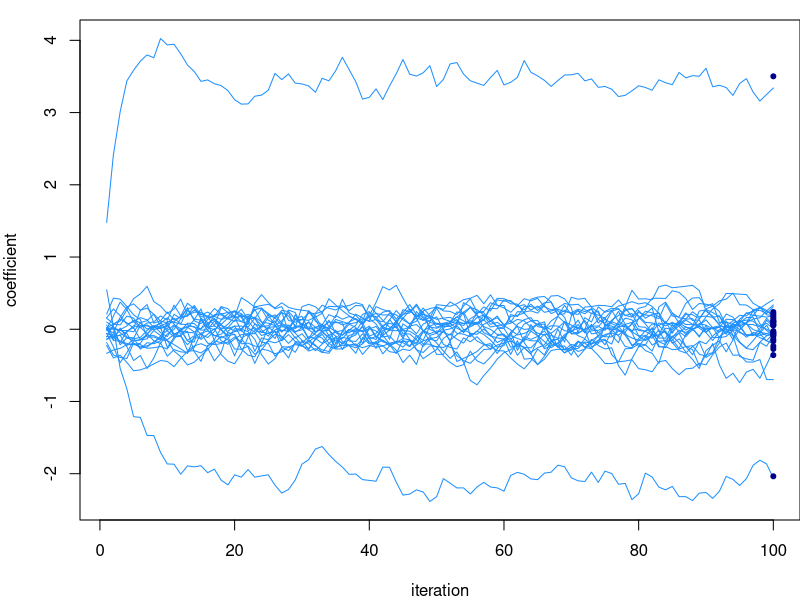
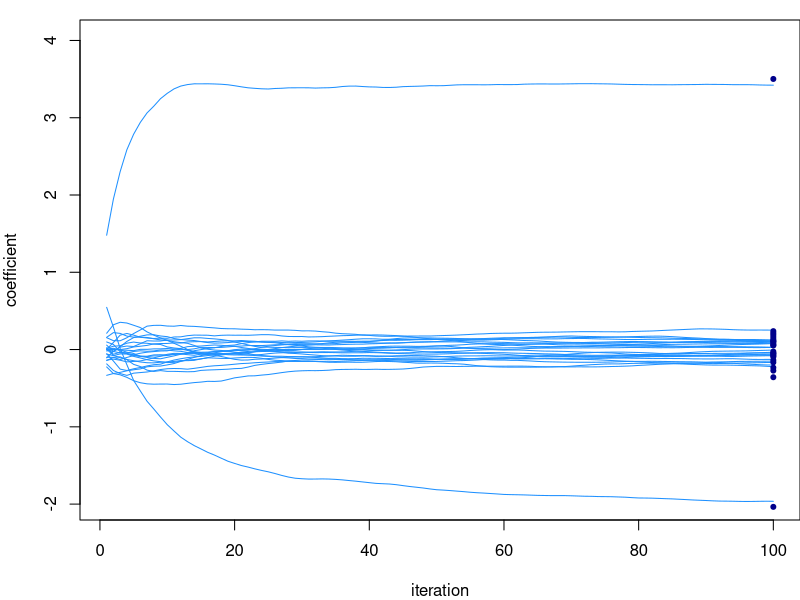

These charts were generated, in order, by the following R code:
## ---- chunk 1
library(MASS)
## ---- chunk 2
set.seed(3)
## ---- chunk 3
# Simulate n data points from a ridge regression model with p inputs.
# Other parameters: p1, the number of nonzero coefficients to simulate
# (should not be greater than p); s, the residual standard deviation
# (s.d.); s0, the prior s.d. used to simulate the nonzero
# coefficients; and r, the correlation among the inputs.
sim_ridge_data <- function (n, p, p1, s, s0, r) {
  R <- matrix(r,p,p)
  diag(R) <- 1
  X <- mvrnorm(n,rep(0,p),R)
  X <- scale(X,center = TRUE,scale = FALSE)
  b <- rep(0,p)
  b[1:p1] <- rnorm(p1,sd = s0)
  y <- X %*% b + rnorm(n,sd = s)
  y <- drop(scale(y,center = TRUE,scale = FALSE))
  return(list(X = X,y = y,b = b))
}
## ---- chunk 4
n   <- 80
p   <- 24
s   <- 0.6
s0  <- 3
r   <- 0.8
sim <- sim_ridge_data(n,p,2,s,s0,r)
X   <- sim$X
y   <- sim$y
## ---- chunk 5
# Perform "niter" Gibbs sampling updates for each input variable in
# the ridge regression model with data X, y. The Markov chain is
# initialized to "b".
ridge_gs <- function (X, y, s, s0, niter, b = rep(0,ncol(X))) {
  p  <- length(b)
  B  <- matrix(0,p,niter)
  XX <- crossprod(X)
  xy <- drop(crossprod(X,y))
  for (i in 1:niter) {
    for (j in 1:p) {
      v    <- 1/(XX[j,j]/s^2 + 1/s0^2)
      mu   <- v * (xy[j] - sum(XX[j,-j]*b[-j]))/s^2
      b[j] <- rnorm(1,mu,sqrt(v))
    }
    B[,i] <- b
  }
  return(B)
}

# Return the posterior distribution for the ridge regression model
# given data X, y.
ridge_post <- function (X, y, s, s0) {
  p <- ncol(X)
  lambda <- (s/s0)^2
  V <- s^2 * solve(crossprod(X) + lambda*diag(p))
  b <- drop(V %*% crossprod(X,y)/s^2)
  return(list(mean = b,var = diag(V)))
}

# This function is used to view how the parameter estimates change
# over time in the running of an inference algorithm (e.g.,
# MCMC). Input B is a p x niter matrix where p is the number of
# parameters and niter is the number of iterations performed.
# When show_average = TRUE, a running average is shown instead of
# the actual values in the B matrix.
plot_params_over_time <- function (B, show_average = FALSE) {
  p     <- nrow(B)
  niter <- ncol(B)
  if (show_average)
    B[1,] <- cumsum(B[1,])/1:niter
  plot(1:niter,B[1,],type = "l",lwd = 1,col = "dodgerblue",
       ylim = range(B),xlab = "iteration",ylab = "coefficient")
  for (j in 2:p) {
    if (show_average)
      B[j,] <- cumsum(B[j,])/1:niter
    lines(1:niter,B[j,],lwd = 1,col = "dodgerblue")
  }
}
## ---- chunk 6
niter <- 100
B <- ridge_gs(X,y,s,s0,niter)
## ---- chunk 7
par(mar = c(4,4,1,0))
plot_params_over_time(B)
post <- ridge_post(X,y,s,s0)
points(rep(niter,p),post$mean,pch = 20,col = "darkblue",cex = 1)
## ---- chunk 8
par(mar = c(4,4,1,0))
plot_params_over_time(B,show_average = TRUE)
points(rep(niter,p),post$mean,pch = 20,col = "darkblue",cex = 1)
